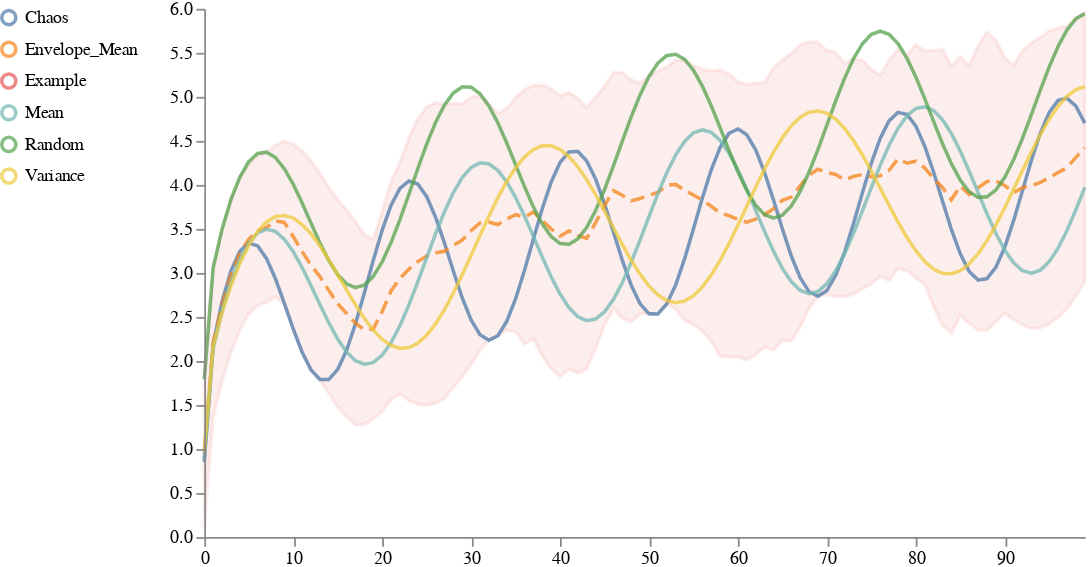
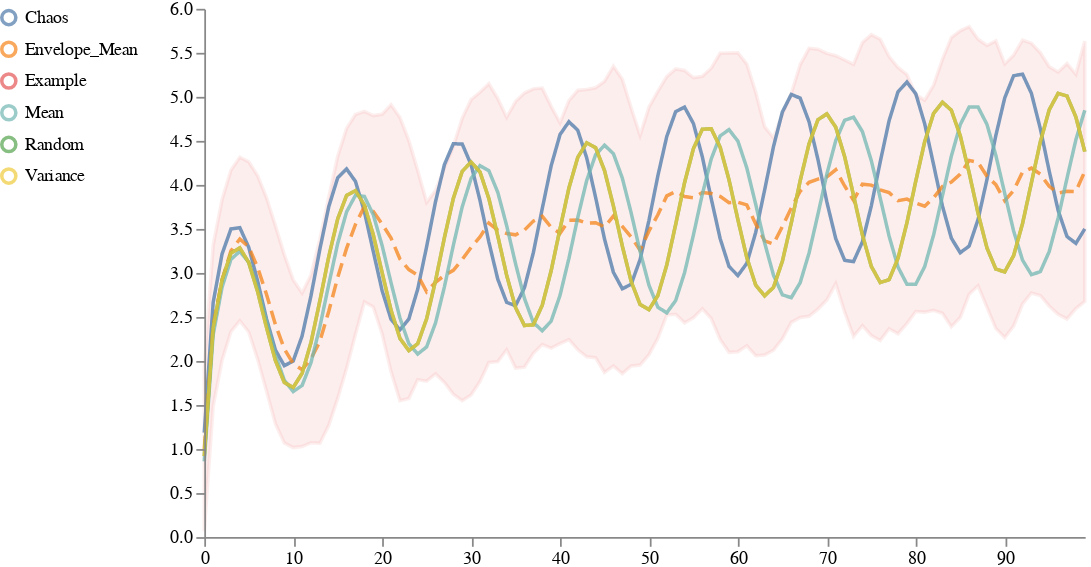
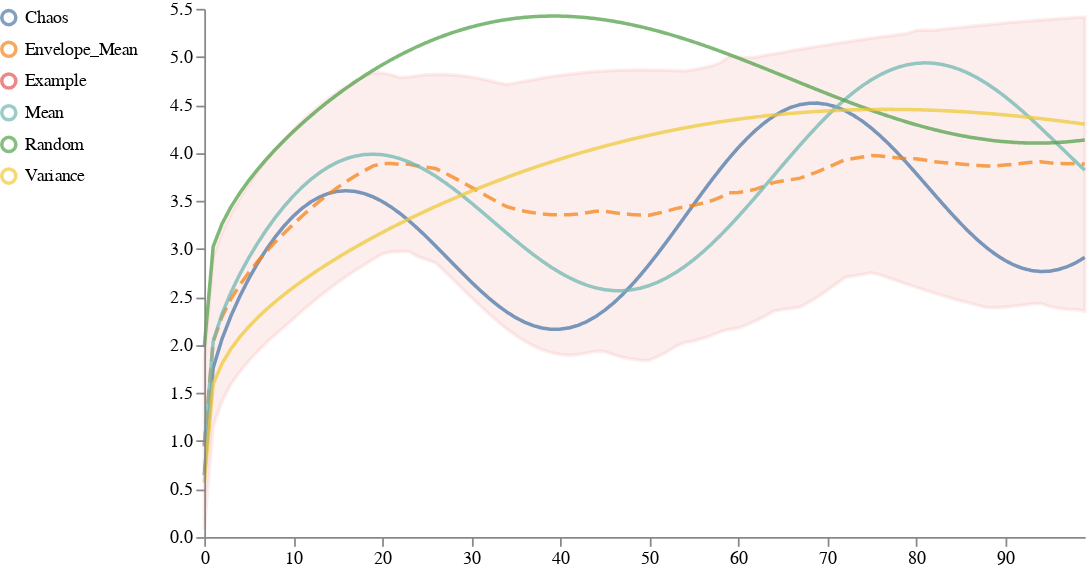

Notebook source saved alongside these figures, in order:
### Code cell
name = "Freq_Change" #All_Changes
timepoint_list = []
sine_list = []
sample_list = []


def save_result(data, name, ref_ext):
    """Save new reference files"""
    _output_root = 'output'
    mode = "w" if ref_ext == "svg" else "wb"
    with open(os.path.join(_output_root, f"{name}.{ref_ext}"), mode) as f:
        f.write(data)
kmean = True
run_functions =  [name] #["Straight", "Amp_Change", "Freq_Change", "Phase_Change"]# #, [name]
n_cluster = 3
# create sine fucntions
def return_sine_function_3(function_name):
        if function_name == "Straight":
                a, b, c, d = 0, 0, 0, random.uniform(0, 2)
                a2, b2, c2, d2 = 0, 0, 0, 1
        if function_name == "Amp_Change":
                a, b, c, d = 1*random.uniform(0, 2), .25, 2*np.pi, random.uniform(0, 2)
                a2, b2, c2, d2 = 1, .25, 2*np.pi, 1
        if function_name == "Freq_Change":
                a, b, c, d = 1, .25*random.uniform(0, 2), 2*np.pi, random.uniform(0, 2)
                a2, b2, c2, d2 = 1, .25, 2*np.pi, 1
        if function_name == "Phase_Change":
                a, b, c, d = 1, .25, 2*np.pi*random.uniform(0, 2), random.uniform(0, 2)
                a2, b2, c2, d2 = 1, .25, 2*np.pi, 1
        def sine_function(x):
                return np.power(x, .25) + a*np.sin(b*x + c) + d
        def sine_function_default(x):
                return np.power(x, .25) + a2*np.sin(b2*x + c2) + d2
        function_parameters_individual = {'a': a,  'b': b, 'c': c,  'd': d}
        function_parameters_default = {'a': a2, 'b': b2, 'c': c2, 'd': d2}
        
        return sine_function, sine_function_default, function_parameters_individual, function_parameters_default

function_dataframe = pd.DataFrame(columns=['functions', 'sample_id', 'a', 'b',  'c',  'd'])
function_list = []
j = 0
all_functions ={}

# create sine dataframes and save the parameters used
for funct_name in run_functions:
        for _ in range(100):
                j+=1
                timepoint_list.extend([x for x in range(100)])
                sample_list.extend([j]*100)
                random_function,  sine_function_default, function_parameters_individual, function_parameters_default = return_sine_function_3(funct_name)

                function_parameters_individual['functions'] = funct_name
                function_parameters_individual['sample_id'] = j
                function_list.append(function_parameters_individual)
                sine_list.extend([random_function(x) for x in range(100)])
        all_functions[funct_name] = sine_function_default 
        function_parameters_default['functions'] = funct_name + " Default"
        function_parameters_default['sample_id'] = None

#keep track of parameters
function_dataframe = pd.DataFrame(function_list)
function_default_dataframe =  pd.DataFrame(function_parameters_default, index=[0])


sine_distribution= pd.DataFrame({'timepoint_id' : timepoint_list,
                   'sample_id' : sample_list,
                   'Example': sine_list})


traces_list = []   

# get examplary lines
#change kmean here to use clustering
examplary_line, trajectory_dict = pyciemss.visuals.trajectories.select_traces(sine_distribution,  select_by_list = ['mean', "variance", 'chaos', 'random'], kmean=kmean, n_clusters = n_cluster)
# get the sample'id for the examplary data used per sample_id and select_by
best_samples_cluster = examplary_line[['sample_id', 'select_by', 'cluster']].drop_duplicates()
best_samples_df_list = []
parameters_by_sample_id_list = []
# for each cluster create a new plot
for cluster in list(np.unique(examplary_line['cluster'])): 
        # for distribution only use the sample_ids in the cluster
       
        cluster_sample_id = trajectory_dict[cluster.lower()]['cluster_sample_id']  
        cluster_sine_distribution =  sine_distribution[sine_distribution["sample_id"].isin(cluster_sample_id)]
        current_cluster_df = examplary_line[examplary_line['cluster'] == cluster]
        current_cluster_df = current_cluster_df.reset_index()
        # get right format to use as traces
        examplary_lines_pivot = current_cluster_df[['examplary_line', 'envelope_mean', 'timepoint', 'select_by']].pivot_table(
        values="examplary_line", index = ["timepoint", 'envelope_mean'], columns="select_by"
        )
        examplary_lines_pivot = examplary_lines_pivot.reset_index()
        examplary_lines_pivot = examplary_lines_pivot.rename(columns = {'envelope_mean': 'Envelope_Mean'})
        if len(run_functions) == 1 and not kmean:
                # get baseline for sine functions
                for function_name, function in all_functions.items():
                        examplary_lines_pivot["Baseline_" + function_name.title()] = [function(x) for x in range(100)]
        #plot the traces along with the baselines
        schema = plots.trajectories(cluster_sine_distribution[['timepoint_id', 'sample_id', 'Example']], traces = examplary_lines_pivot)
        path = "{}_{}".format(name, cluster)
        image = plots.ipy_display(schema, format="PNG").data
        save_result(image, path, "png")
        plots.ipy_display(schema, format="interactive")

        # get average and std of parameter cluster
        all_parameters_cluster = cluster_sine_distribution.merge(function_dataframe, how="inner", on="sample_id")[['sample_id', 'a', 'b', 'c', 'd']]
        parameters_by_sample_id = all_parameters_cluster.groupby("sample_id").agg(np.mean)
        parameters_by_sample_id  = parameters_by_sample_id.agg([np.mean, np.std]).reset_index()
        parameters_by_sample_id['cluster'] = cluster
        parameters_by_sample_id['num'] = len(cluster_sample_id)
        parameters_by_sample_id_list.append(parameters_by_sample_id)
parameters_metrics = pd.concat(parameters_by_sample_id_list)

parameters_metrics.to_csv("output/{}_parameter_info.csv".format(name))
if len(run_functions) == 1 and not kmean:
        # clean up table to get the parameters of the samples id's used for examplary
        all_clusters = best_samples_cluster.merge(function_dataframe, how="inner", on="sample_id")
        all_clusters = pd.concat([all_clusters, function_default_dataframe])[['functions', 'select_by', 'a', 'b', 'c', 'd']]
        all_clusters = all_clusters.rename(columns = {'functions': 'Function Name', 'select_by': "Selection Method"})
        all_clusters["Function Name"] = all_clusters["Function Name"].apply(lambda x: x.replace("_", " ").title())
        all_clusters["Examplar #"] = all_clusters["Selection Method"].apply(lambda x: 1 if len(str(x).split("_")) < 2 else str(x).split("_")[1])
        all_clusters["Selection Method"] = all_clusters["Selection Method"].apply(lambda x:  str(x).split("_")[0])
        all_clusters = all_clusters.round(2)


        all_clusters.to_csv("output/{}.csv".format(name))
        # table with sine variables of starting function and the formula of the best select_by lines and metrics1
